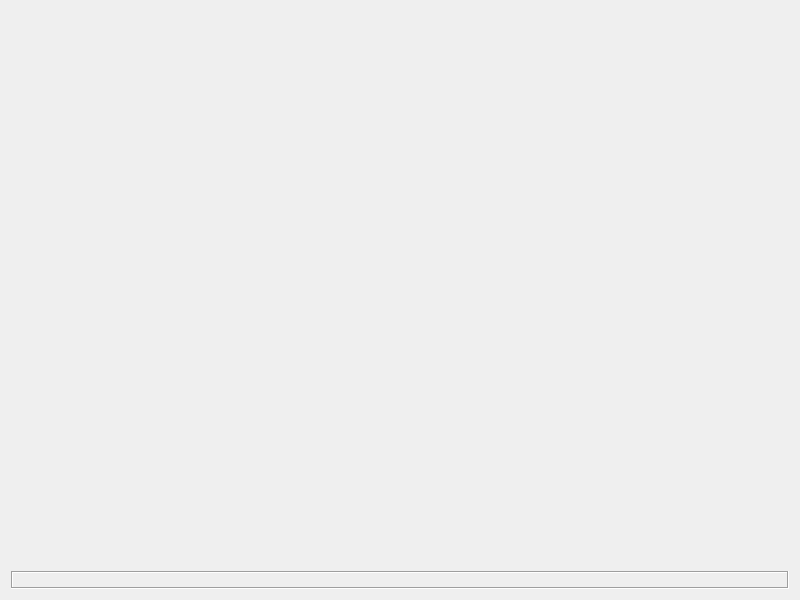
<?xml version="1.0" encoding="UTF-8"?>
<ui version="4.0">
 <class>frmVideoWindow</class>
 <widget class="QWidget" name="frmVideoWindow">
  <property name="geometry">
   <rect>
    <x>0</x>
    <y>0</y>
    <width>800</width>
    <height>600</height>
   </rect>
  </property>
  <property name="windowTitle">
   <string>Form</string>
  </property>
  <layout class="QGridLayout" name="gridLayout">
   <item row="0" column="1">
    <widget class="PlayerWidget" name="videoWindow2" native="true">
     <property name="sizePolicy">
      <sizepolicy hsizetype="Expanding" vsizetype="Expanding">
       <horstretch>0</horstretch>
       <verstretch>0</verstretch>
      </sizepolicy>
     </property>
    </widget>
   </item>
   <item row="0" column="0">
    <widget class="PlayerWidget" name="videoWindow1" native="true">
     <property name="sizePolicy">
      <sizepolicy hsizetype="Expanding" vsizetype="Expanding">
       <horstretch>0</horstretch>
       <verstretch>0</verstretch>
      </sizepolicy>
     </property>
    </widget>
   </item>
   <item row="1" column="1">
    <widget class="PlayerWidget" name="videoWindow4" native="true">
     <property name="sizePolicy">
      <sizepolicy hsizetype="Expanding" vsizetype="Expanding">
       <horstretch>0</horstretch>
       <verstretch>0</verstretch>
      </sizepolicy>
     </property>
    </widget>
   </item>
   <item row="1" column="0">
    <widget class="PlayerWidget" name="videoWindow3" native="true">
     <property name="sizePolicy">
      <sizepolicy hsizetype="Expanding" vsizetype="Expanding">
       <horstretch>0</horstretch>
       <verstretch>0</verstretch>
      </sizepolicy>
     </property>
    </widget>
   </item>
   <item row="2" column="0" colspan="2">
    <widget class="QLabel" name="label">
     <property name="frameShape">
      <enum>QFrame::Box</enum>
     </property>
     <property name="frameShadow">
      <enum>QFrame::Sunken</enum>
     </property>
     <property name="text">
      <string/>
     </property>
    </widget>
   </item>
  </layout>
 </widget>
 <customwidgets>
  <customwidget>
   <class>PlayerWidget</class>
   <extends>QWidget</extends>
   <header>ui/player_widget.h</header>
   <container>1</container>
  </customwidget>
 </customwidgets>
 <resources/>
 <connections/>
</ui>
